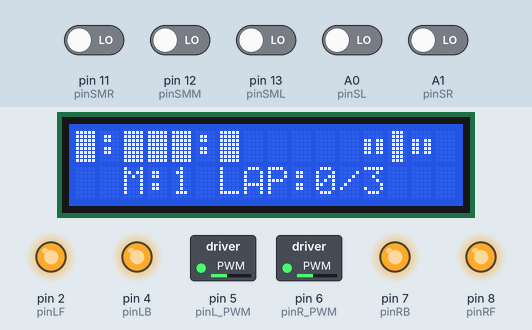
A sketch run on a simulated Arduino Uno, built with avr-gcc and run on an emulated ATmega328P. On the bench: 16×2 character LCD, switched loads named in the sketch (green lamp = pin HIGH), output pins drawn as LEDs (lit = HIGH). The inputs (shaded band) are chosen by the test bench; at power-on: A0 (pinSL), A1 (pinSR), pin 11 (pinSMR), pin 12 (pinSMM), pin 13 (pinSML) LOW.

Above: at 1.3 s.
1.4 s: pin 11 (pinSMR) driven HIGH
At 2.2 s:
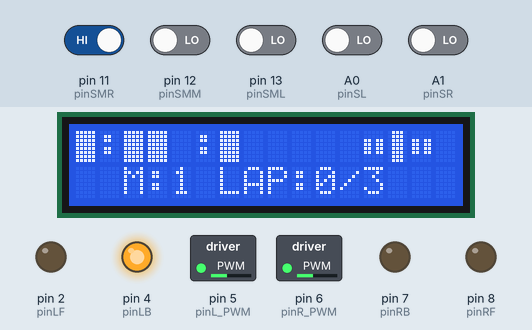
2.9 s: pin 13 (pinSML) driven HIGH
At 4.0 s:
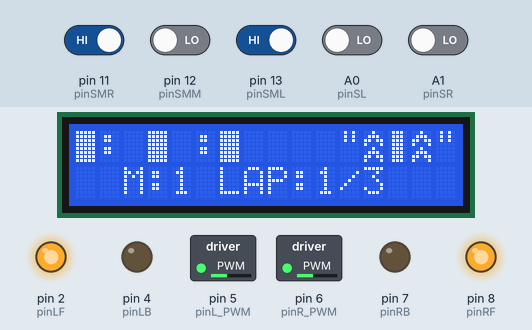
4.4 s: pin 11 (pinSMR) driven LOW
At 5.6 s:
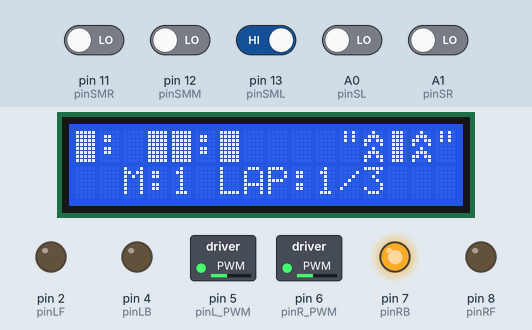
5.9 s: pin 12 (pinSMM) driven HIGH
At 6.4 s:
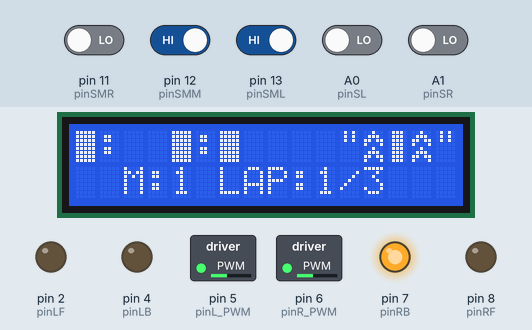
7.4 s: A0 (pinSL) driven HIGH
At 8.6 s:
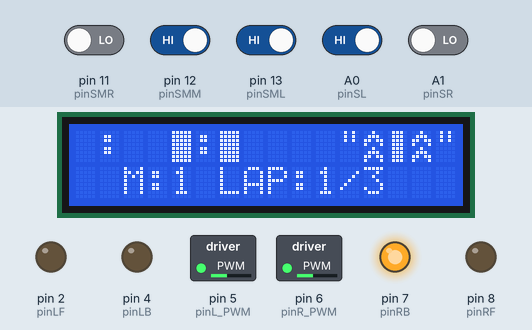
8.9 s: A1 (pinSR) driven HIGH
At 9.9 s:
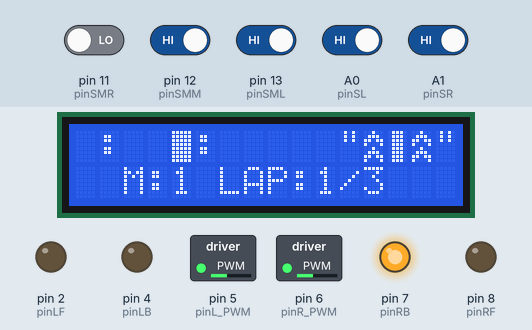
Timing chart, 0 to 11.4 s (numbered marks = the images above; inputs shaded):
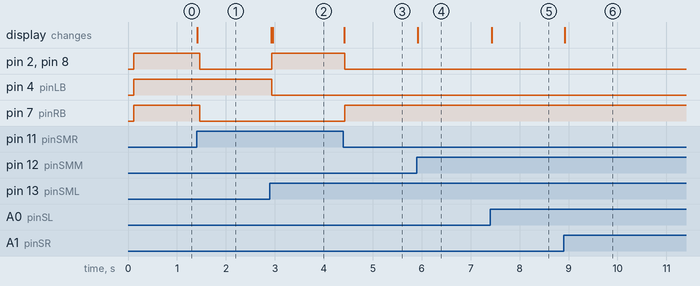

Measured:
- after the input at 1.4 s, pin 2 (pinLF), pin 7 (pinRB), pin 8 (pinRF): HIGH → LOW after 0.07 s; the display: changes at once (image 1)
- after the input at 2.9 s, pin 2 (pinLF), pin 8 (pinRF): LOW → HIGH at once; pin 4 (pinLB): HIGH → LOW at once; the display: first changes at once (image 2 shows a later state)
- after the input at 4.4 s, pin 2 (pinLF), pin 8 (pinRF): HIGH → LOW at once; pin 7 (pinRB): LOW → HIGH at once; the display: changes at once (image 3)
- after the input at 5.9 s, the display: changes at once (image 4)
- after the input at 7.4 s, the display: changes at once (image 5)
- after the input at 8.9 s, the display: changes at once (image 6)

The sketch:

robot_tracking_line.ino
```cpp
#include <LiquidCrystal_I2C.h>
#include <Wire.h>

#define pinEcho   A3
#define pinTriger A2
#define pinServo  3

#define pinSL     A0
#define pinSML    13
#define pinSMM    12
#define pinSMR    11
#define pinSR     A1

#define pinL_PWM  5
#define pinR_PWM  6

#define pinLB     4
#define pinLF     2
#define pinRB     7
#define pinRF     8

unsigned char SPEED1 = 90;
unsigned char SPEED2 = 100;
unsigned char SPEED3 = 150;

unsigned char LPWM = SPEED2;
unsigned char RPWM = SPEED2;

unsigned char SML, SMM, SMR, SL, SR;
bool oSMM, oSML, oSMR, oSR, oSL;
bool cSMM, cSML, cSMR, cSR, cSL;

const byte STOP = 0;
const byte BACK = 1;
const byte FORWARD = 2;
const byte SLIDE_LEFT = 3;
const byte SLIDE_RIGHT = 4;
const byte TURN_LEFT = 5;
const byte TURN_RIGHT = 6;
const byte UTURN_LEFT = 7;
const byte UTURN_RIGHT = 8;

byte SENSOR_STATE = STOP;
byte SENSOR_LAST = STOP;

#define DELAY           20
#define DELAY_OUT_LINE  80
#define DELAY_ROTATE    20
#define DELAY_BACK      40
#define DELAY_TURN_LEFT 950
#define DELAY_SONIC     50
#define RATE_SONIC      58.65
#define SERVO_CENTOR    1880

LiquidCrystal_I2C lcd(0x27, 16, 2);

void setup()
{
  Serial.begin(9600);
  InitLCD();
  lcdCreateChar();
  // motor controlling the initialization of IO
  InitControl();
  InitSensor();
  // setting initialization of speed
  setSpeedMotor(LPWM, RPWM);
  stopp();
}

int elasped_sensor = 0;
int elasped_lineout = 0;

bool TURN_BACK = false;

int COUNT_SENSOR = 0;
int LOOP_STEP = 0;
bool tag_sensor = false;


long rotate_begin = 0;

int LAP = 0;

bool LOOP_TWO = false;
bool sensor_middle = false;
bool toggle_middle = false;

char* raw = "L3L2L1L1";
int MISSION[4] = {3,2,1,1};

void loop()
{
  SensorScan();
  int sensor_milis = millis();
  if (sensor_milis - elasped_sensor > DELAY) {
    switch (SENSOR_STATE) {
      case STOP:
        stopp();
        if (cSML || cSMR) setSensorState(FORWARD);
        break;
      case FORWARD:
        if (!cSML && !cSMM && !cSMR) {
          if (SENSOR_LAST == TURN_LEFT && oSMR) {
            rightside();
          } else if (SENSOR_LAST == TURN_LEFT && oSML && COUNT_SENSOR == 1) {
            setSensorState(TURN_LEFT);
            COUNT_SENSOR = 0;
            LOOP_TWO = true;
          }
        } else if (!cSMR) {
          leftside();
          SensorState();
        } else if (!cSML) {
          rightside();
          SensorState();
        } else {
          going();
          SensorState();
        }

        if (cSML && !tag_sensor && !LOOP_TWO) {
          COUNT_SENSOR++;
          tag_sensor = true;
          if (COUNT_SENSOR == MISSION[LAP]) {
            setSensorState(TURN_LEFT);
            LAP++;
            if (sizeof(MISSION) / 2 <= LAP) LAP = 0;
          }
        }
        if (!cSML) tag_sensor = false;
        break;
      case TURN_LEFT:
        if (rotate_begin == 0) rotate_begin = millis();
        if (sensor_milis - rotate_begin <= DELAY_TURN_LEFT && !(cSMM && cSMR & LOOP_TWO)) {
          turnR();
        } else {
          LOOP_TWO = false;
          COUNT_SENSOR = 0;
          rotate_begin = 0;
          setSensorState(FORWARD);
        }
        break;
      case TURN_RIGHT:

        break;
      case BACK:

        break;
    }

    lcd.setCursor(0, 1); //showing from second row
    lcd.print((String)"  M:"+ (LAP+1) + " LAP:" + COUNT_SENSOR + "/" + MISSION[LAP]);
    elasped_sensor = millis();
  }
}
```

control_motor.ino
```cpp
byte one[8] = {0b00100,0b00100,0b00100,0b00000,0b00000,0b00000,0b00000,0b00000};
byte two[8] = {0b01010,0b01010,0b01010,0b00000,0b00000,0b00000,0b00000,0b00000};
byte three[8] = {0b10101,0b10101,0b10101,0b00000,0b00000,0b00000,0b00000,0b00000};

byte char_p[8] = {0b01110,0b01110,0b01110,0b01110,0b01110,0b01110,0b01110,0b01110};
byte char_s[8] = {0b00000,0b00000,0b11011,0b11011,0b11011,0b11011,0b00000,0b00000};
byte char_fw[8] = {0b00100,0b01110,0b11011,0b10001,0b00100,0b01110,0b11011,0b10001};
byte char_b[8] = {0b10001,0b11011,0b01110,0b00100,0b10001,0b11011,0b01110,0b00100};

void lcdCreateChar() {
  lcd.createChar(11, one);
  lcd.createChar(12, two);
  lcd.createChar(13, three);
  lcd.createChar(14, char_p);
  lcd.createChar(STOP, char_s);
  lcd.createChar(FORWARD, char_fw);
  lcd.createChar(BACK, char_b);
  lcd.home();
}

void setSensorState(int state) {
  SENSOR_LAST = SENSOR_STATE;
  SENSOR_STATE = state;
}

void lcdMotor(byte state) {
  lcd.setCursor(11, 0);
  lcd.write(state == STOP ? 254 : LPWM == SPEED1 ? 11 : (LPWM == SPEED2 ? 12 : 13));
  lcd.write(state);
  lcd.write(14);
  lcd.write(state);
  lcd.write(state == STOP ? 254 : LPWM == SPEED1 ? 11 : (LPWM == SPEED2 ? 12 : 13));
}

void stopp()         //stop
{
  digitalWrite(pinRB, HIGH);
  digitalWrite(pinRF, HIGH);
  digitalWrite(pinLB, HIGH);
  digitalWrite(pinLF, HIGH);
  lcdMotor(STOP);
}
void back()          //back
{
  digitalWrite(pinRB, LOW); //making motor move towards right rear
  digitalWrite(pinRF, HIGH);
  digitalWrite(pinLB, LOW); //making motor move towards left rear
  digitalWrite(pinLF, HIGH);
  lcdMotor(BACK);
}
void going()
{
  digitalWrite(pinRB, LOW);
  digitalWrite(pinRF, HIGH);
  digitalWrite(pinLB, LOW);
  digitalWrite(pinLF, HIGH);
  lcdMotor(FORWARD);
}


void turnR()        //turning on the right(dual wheels)
{
  digitalWrite(pinRB, HIGH); //making motor move towards right rear
  digitalWrite(pinRF, LOW);
  digitalWrite(pinLB, LOW);
  digitalWrite(pinLF, HIGH); //making motor move towards left front

}
void turnL()        //turning on the left(dual wheels)
{
  digitalWrite(pinRB, LOW);
  digitalWrite(pinRF, HIGH);  //making motor move towards right front
  digitalWrite(pinLB, HIGH);  //making motor move towards left rear
  digitalWrite(pinLF, LOW);

}
void leftside() {
  digitalWrite(pinRB, HIGH);
  digitalWrite(pinRF, LOW);
  digitalWrite(pinLB, LOW);
  digitalWrite(pinLF, LOW);
  // Set_Speed(Lpwm_val, Rpwm_val);

}

void rightside() {
  digitalWrite(pinRB, LOW);
  digitalWrite(pinRF, LOW);
  digitalWrite(pinLB, HIGH);
  digitalWrite(pinLF, LOW);
  // Set_Speed(Lpwm_val, Rpwm_val);

}
```

initialize.ino
```cpp
void InitLCD(void)
{
  lcd.init();
  lcd.backlight();
  lcd.clear();
}
void InitSensor()
{
  pinMode(pinSML, INPUT);
  pinMode(pinSMM, INPUT);
  pinMode(pinSMR, INPUT);
  pinMode(pinSL, INPUT);
  pinMode(pinSR, INPUT);
}
void SensorScan(void)
{
  SML = digitalRead(pinSML);
  SMM = digitalRead(pinSMM);
  SMR = digitalRead(pinSMR);
  SL = digitalRead(pinSL);
  SR = digitalRead(pinSR);

  cSMM = SMM == HIGH;
  cSML = SML == HIGH;
  cSMR = SMR == HIGH;
  cSL = SL == HIGH;
  cSR = SR == HIGH;

  lcd.setCursor(0, 0);

  lcd.write(SL == 0 ? 255 : 254);
  lcd.print(":");
  lcd.write(SML == 0 ? 255 : 254);
  lcd.write(SMM == 0 ? 255 : 254);
  lcd.write(SMR == 0 ? 255 : 254);
  lcd.print(":");
  lcd.write(SR == 0 ? 255 : 254);
}
void SensorState(void) {
  oSMM = SMM == HIGH;
  oSML = SML == HIGH;
  oSMR = SMR == HIGH;
  oSL = SL == HIGH;
  oSR = SR == HIGH;
}

void InitControl(void) {
  pinMode(pinLB, OUTPUT); // pin 2--IN1 of motor driver board
  pinMode(pinLF, OUTPUT); // pin 4--IN2 of motor driver board
  pinMode(pinRB, OUTPUT); // pin 7--IN3 of motor driver board
  pinMode(pinRF, OUTPUT); // pin 8--IN4 of motor driver board
  pinMode(pinL_PWM, OUTPUT); // pin 5  (PWM) --ENA of motor driver board
  pinMode(pinR_PWM, OUTPUT); // pin 10 (PWM) --ENB of motor driver board
}

void setSpeedMotor(unsigned char Left, unsigned char Right) {
  analogWrite(pinL_PWM, Left);
  analogWrite(pinR_PWM, Right);
}
```
